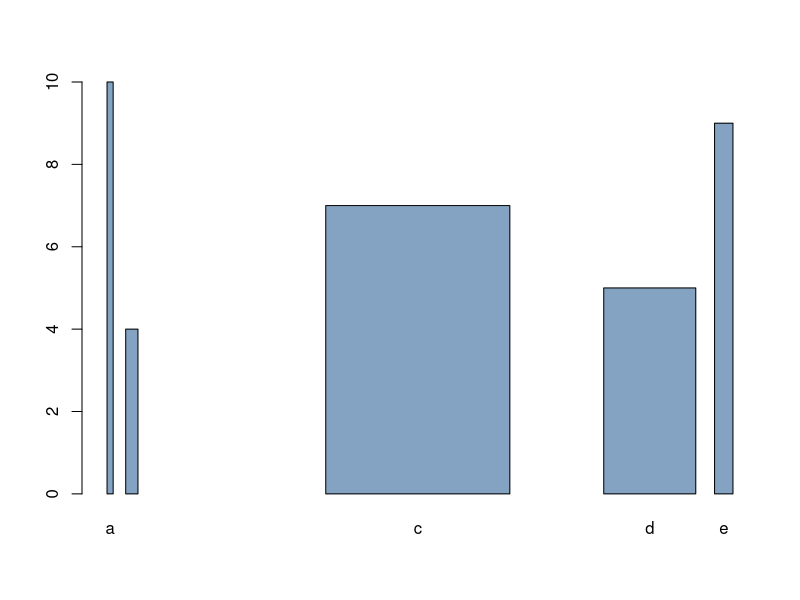

The R source for this figure:
# Title: barplot_5
# Author: Bolun Xu
# Version: 1.0
# Date: 2025/3/30
# Description: 柱状图 barplot 宽度 空白宽度


# create dummy data
data <- data.frame(
  name=letters[1:5],
  value=sample(seq(4,15),5)
)

# Control space:
barplot(height=data$value, names=data$name,
        col=rgb(0.2, 0.4, 0.6, 0.6),
        space = c(0.1, 0.2, 3, 1.5, 0.3),  # 空白宽度
        width = c(0.1, 0.2, 3, 1.5, 0.3)  # 宽度
)